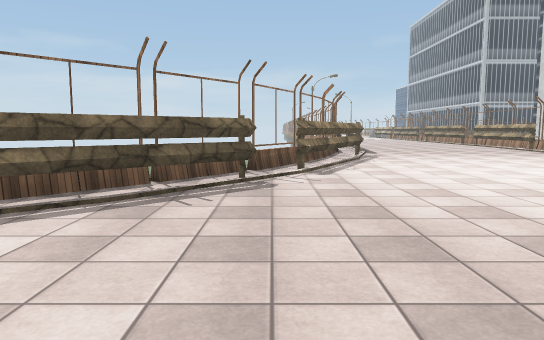
view 1 (above)

13 first-person views from a walk through a 3-D level made in the Unity game engine. The camera is 1.4 m above the floor, tilts 6° down and sees 70° across. The floor is counted in squares, 2 m on a side. Each view is taken from the middle of a square. On the plan, view 1 faces up. The plan holds only what a view shows up to about 11 squares ahead; the rest is blank. The place goes on beyond the plan. Some trees and plants on the terrain are drawn as simple stand-ins. Some surface patterns are stand-ins.

view 2
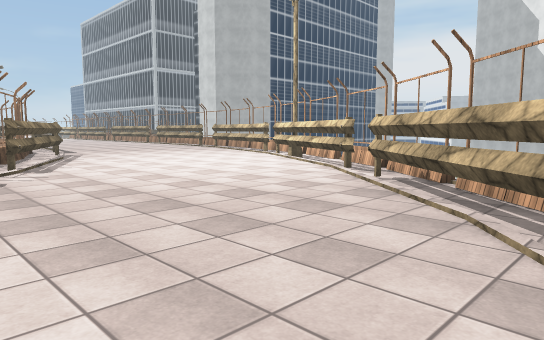

view 3
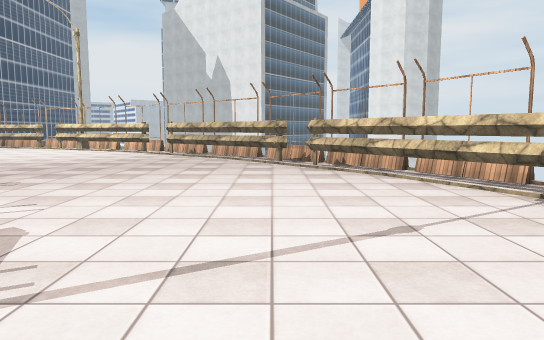

view 4
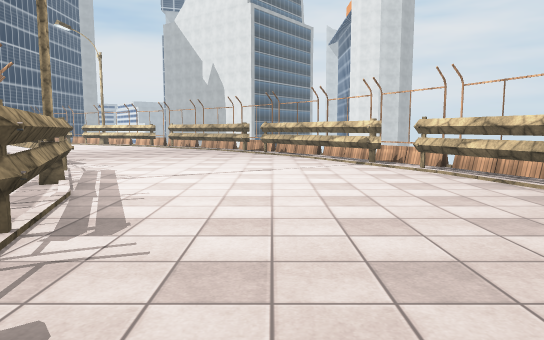

view 5
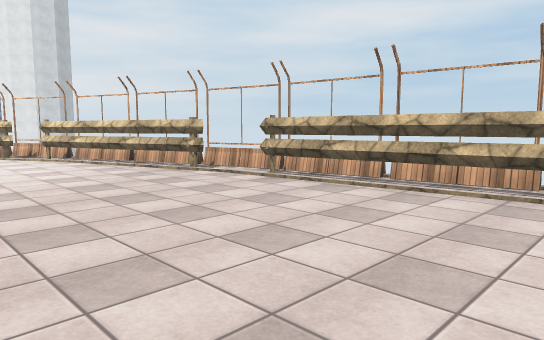

view 6
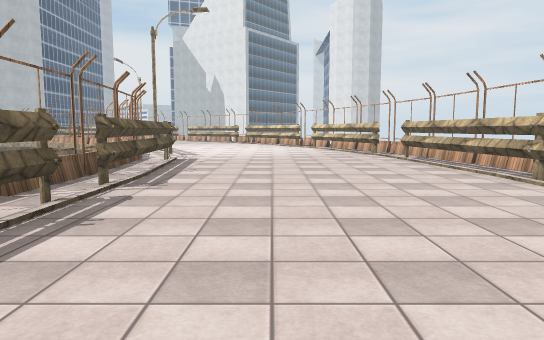

view 7
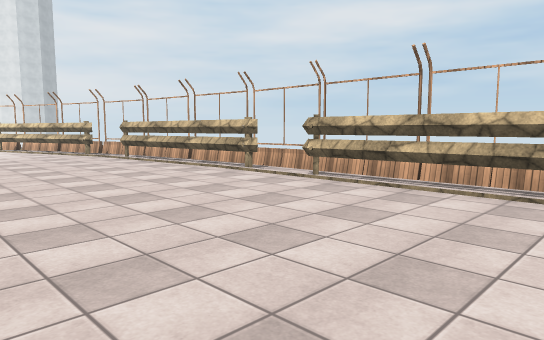

view 8
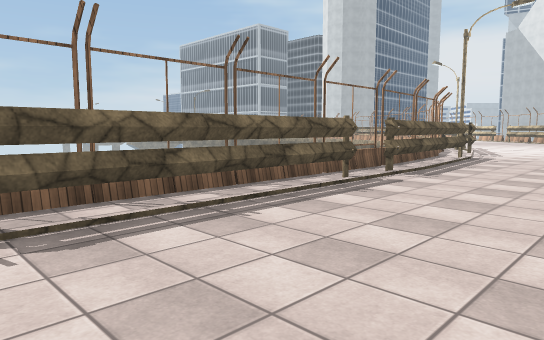

view 9
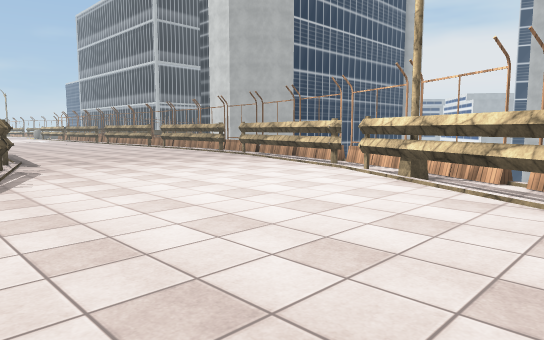

view 10
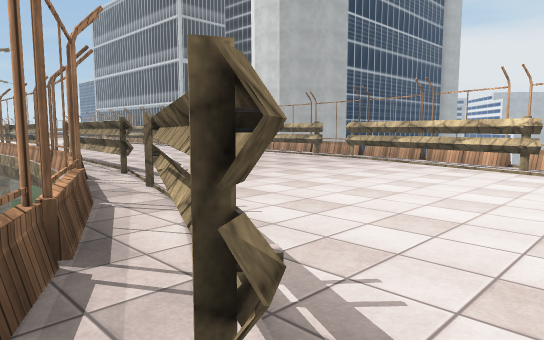

view 11
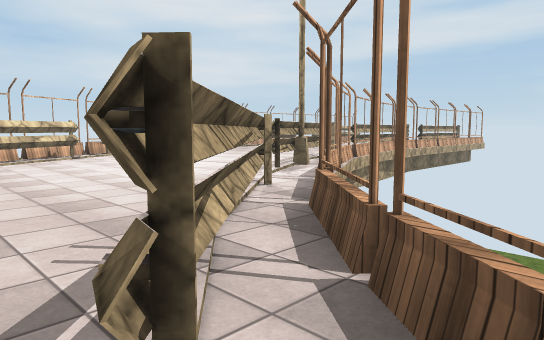

view 12
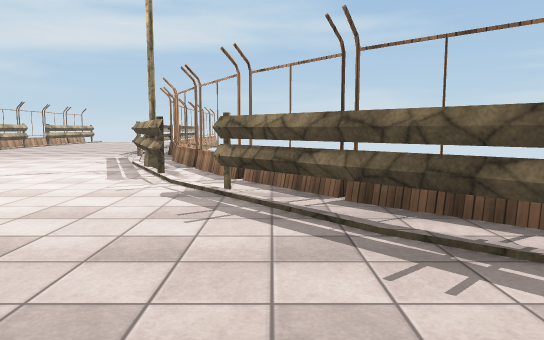

view 13
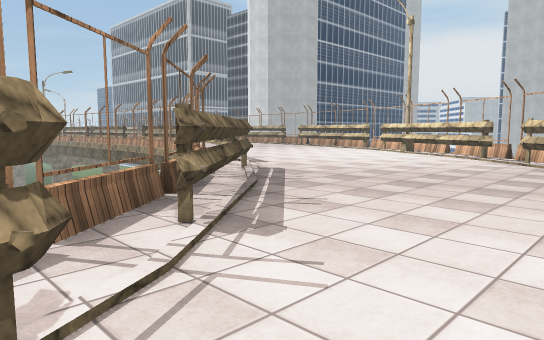

### Floor plan
Points are (right, up) in squares from view 1. A wall is a line through its corners. A room is listed if a view was taken in it or the views show most of it. See-through windows are left out.
Room 1 (views 1, 2, 3, 4, 5, 6, 7, 8, 9, 10, 11, 12, 13)
walls: (-4.6, 1.3) (-8.6, -0.4); (-1.1, 4.5) (-3.4, 2.4); (-3.4, -4) (0.3, -1.6); (1, -1.2) (4, 2); (-10.3, -1) (-14.5, -1); (-8.4, -5.8) (-4.6, -4.6); (4.6, 2.8) (6.7, 6.6); (2.4, 10.5) (0.5, 6.5); (-15.3, -1) (-19.6, -1); (-14.1, -6.4) (-9.7, -6.1); (2.7, 11.9) (2.8, 12.6); (7.4, 8.3) (8.3, 11.6); (-18.3, -6.4) (-15.3, -6.4)
ways out: opening at (-20, -1); opening at (-15, -6); opening at (-15, -1); opening at (-9.5, -0.5); opening at (-9, -6); opening at (-4, -4); opening at (-1.2, 5.2); opening at (2, 11.5); opening at (7, 7.5)
objects: fence (-1, 5)

Where each view was taken, in squares from view 1:
view 1: 0 up, 0 right, facing up
view 2: 1 down, 1 left, facing up-right
view 3: 1 down, 7 left, facing right
view 4: 2 down, 11 left, facing right
view 5: 2 down, 14 left, facing down-right
view 6: 3 down, 19 left, facing right
view 7: 2 down, 19 left, facing down-right
view 8: 4 down, 20 left, facing up-right
view 9: 3 up, 1 right, facing up-right
view 10: 6 up, 0 right, facing up-right
view 11: 6 up, 0 right, facing down-left
view 12: 3 up, 1 right, facing left
view 13: 0 up, 5 left, facing up-right
